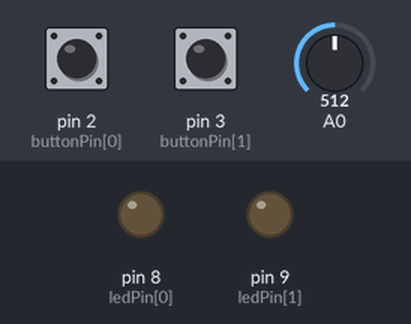
This sketch was run on a simulated Arduino Uno, built with avr-gcc and run on an emulated ATmega328P. On the bench: output pins drawn as LEDs (lit = HIGH). The inputs (shaded band) are chosen by the test bench; at power-on: pin 2 (buttonPin[0]) HIGH, pin 3 (buttonPin[1]) HIGH, A0 = 512. Random numbers use the default seed unless the sketch sets one.

Above: at 1.2 s.
1.3 s: pin 2 (buttonPin[0]) pulled LOW for 0.15 s
At 1.5 s:
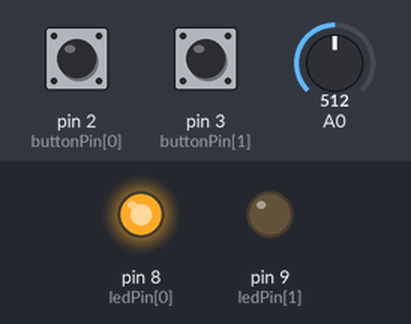
4.4 s: pin 2 (buttonPin[0]) pulled LOW for 1 s
At 10.8 s:
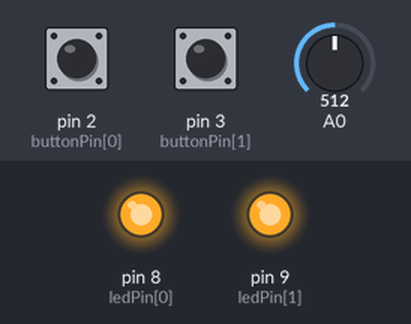
11.4 s: pin 3 (buttonPin[1]) pulled LOW for 0.15 s
At 12.8 s:
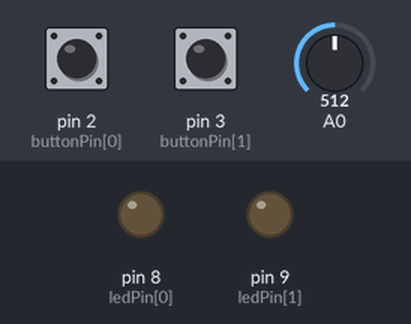
14.5 s: pin 2 (buttonPin[0]) pulled LOW for 3.2 s
Timing chart, 0 to 23.0 s (numbered marks = the images above; inputs shaded):
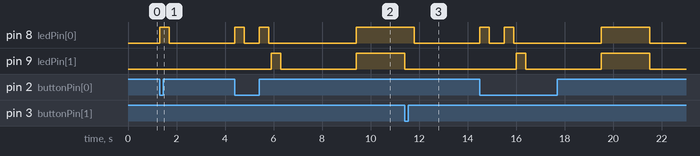

Measured:
- after the input at 1.3 s, pin 8 (ledPin[0]): LOW → HIGH at once, → LOW 0.40 s later
- after the input at 11.4 s, pin 8 (ledPin[0]): HIGH → LOW after 0.41 s

The sketch:

PF_-_Paula_Silva.ino
```cpp
int buttonPin[] = {2, 3};
int ledPin[] = {8, 9};
int turnCount = 0;
bool buttonClicked = false;
bool gameStarted = false;

const int maxTurns = 60;
byte randomArray[maxTurns];
byte inputArray[maxTurns];

boolean playedThisTurn = false;
int buttonPressed = -1;

const unsigned long timeLimit = 3000;

/*
  Configura os pinos dos LEDs como saída e os pinos dos botões como entrada com pull-up interno.
  Inicializa as interrupções nos pinos dos botões, associando a funções específicas para
  detectar cliques. Gera a sequência aleatória para o jogo durante a inicialização.
*/
void setup() {
  for (int i = 0; i < 2; i++) {
    pinMode(ledPin[i], OUTPUT);
    digitalWrite(ledPin[i], LOW);
    pinMode(buttonPin[i], INPUT_PULLUP);
  }

  attachInterrupt(digitalPinToInterrupt(buttonPin[0]), button1Clicked, FALLING);
  attachInterrupt(digitalPinToInterrupt(buttonPin[1]), button2Clicked, FALLING);

  randomArrayGen();
}

/*
  Executa o ciclo principal do jogo. Espera o jogador iniciar o jogo pressionando qualquer botão.
  Após iniciado, exibe a sequência de LEDs e aguarda a entrada do jogador. Valida cada entrada do
  jogador em relação à sequência gerada. Se o jogador errar ou não responder no tempo limite, chama
  a função de falha. Caso contrário, avança para a próxima rodada.
*/
void loop() {
  if (!gameStarted) {
    return;
  }

  if (!playedThisTurn) {
    playedThisTurn = true;
    for (int i = 0; i <= turnCount; i++) {
      LEDFeedback(ledPin[randomArray[i]]);
    }
  }

  for (int i = 0; i <= turnCount; i++) {
    unsigned long startTime = millis();

    while (buttonPressed == -1) {
      if (millis() - startTime > timeLimit) {
        fail();
        return;
      }
    }

    if (buttonPressed != randomArray[i]) {
      fail();
      return;
    }

    LEDFeedback(ledPin[buttonPressed]);
    inputArray[i] = buttonPressed;
    buttonPressed = -1;
  }

  turnCount++;
  playedThisTurn = false;
  delay(500);
}

/*
  Gera uma sequência aleatória de valores representando os LEDs.
  Esses valores são armazenados no vetor `randomArray`, que será utilizado durante o jogo.
*/
void randomArrayGen() {
  randomSeed(analogRead(0));
  for (int i = 0; i < maxTurns; i++) {
    randomArray[i] = random(0, 2);
  }
}

/*
  Pisca um LED específico, fornecendo feedback visual ao jogador.
  A luz do LED acende por 400 ms e apaga por 100 ms.
*/
void LEDFeedback(int ledPin) {
  digitalWrite(ledPin, HIGH);
  delay(400);
  digitalWrite(ledPin, LOW);
  delay(100);
}

/*
  Lida com a falha do jogador ao errar a sequência ou ultrapassar o tempo limite.
  Pisca todos os LEDs duas vezes, reinicia o jogo e espera o jogador pressionar um botão para reiniciar.
*/
void fail() {
  for (int i = 0; i < 2; i++) {
    digitalWrite(ledPin[i], HIGH);
  }
  delay(2000);

  for (int i = 0; i < 2; i++) {
    digitalWrite(ledPin[i], LOW);
  }

  turnCount = 0;
  playedThisTurn = false;
  gameStarted = false;
  randomArrayGen();
}

/*
  Detecta o clique no botão 1. Se o jogo não foi iniciado, inicializa o jogo.
  Caso contrário, registra o clique como entrada do jogador.
*/
void button1Clicked() {
  if (!gameStarted) {
    gameStarted = true;
  } else {
    buttonPressed = 0;
  }
}

/*
  Detecta o clique no botão 2. Se o jogo não foi iniciado, inicializa o jogo.
  Caso contrário, registra o clique como entrada do jogador.
*/
void button2Clicked() {
  if (!gameStarted) {
    gameStarted = true;
  } else {
    buttonPressed = 1;
  }
}
```
